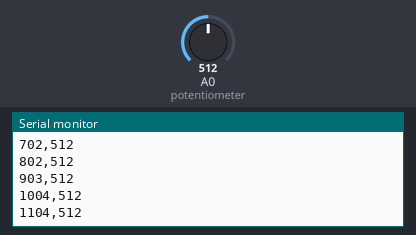
Recording of a sketch running on a simulated Arduino Uno, built with avr-gcc and run on an emulated ATmega328P. Shown: the last lines printed to the serial monitor. The inputs (shaded band) are chosen by the test bench; at power-on: A0 (potentiometer) = 512.

Above: at 1.2 s.
1.3 s: A0 (potentiometer) set to 716
At 1.31 s:
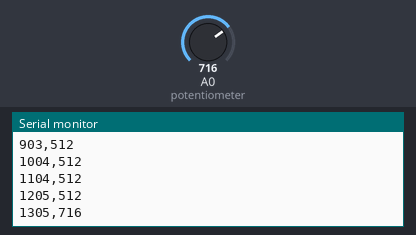
2.8 s: A0 (potentiometer) set to 900
At 2.82 s:
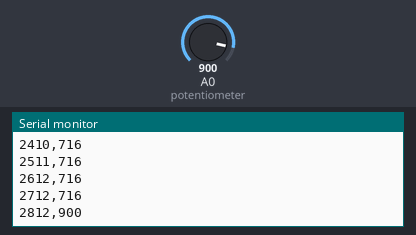
Timing chart, 0 to 5.8 s (numbered marks = the images above; inputs shaded):
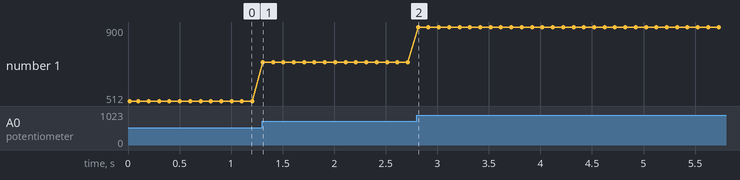

Measured:
- after the input at 1.3 s, the serial monitor: prints a new line at once (image 1)
- plotted number 1: 512 → 716 after the input at 1.3 s

The sketch:

ph27-magnetic-shielding.ino
```cpp
// @pin A0=A0
// 자기 차폐 재료 비교
// @baud 9600
// @tunable samplingIntervalMs
unsigned long samplingIntervalMs = 100;

void setup() {
  Serial.begin(9600);
  Serial.println("time_ms,hall_raw");
}
void loop() {
  Serial.print(millis());
  Serial.print(',');
  Serial.println(analogRead(A0));
  delay(samplingIntervalMs);
}
```
